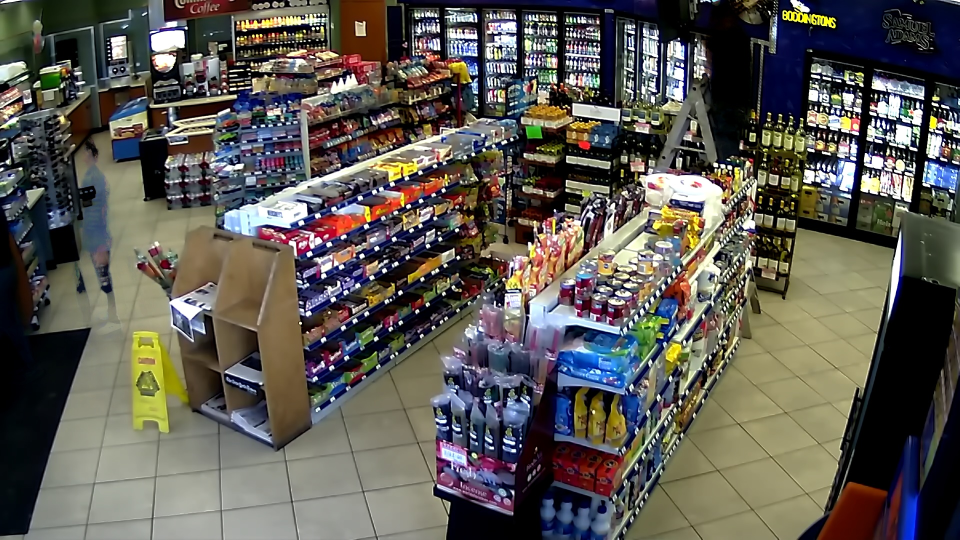
#> input picture clean_background.jpg, 1920 x 1080 px (shown at 1/2 size)
$ python build_arrow_view_curved.py
#> lines starting #> are read from the running program, lines starting #| are printed output that depends on the picture; after the words box and inside, x2 and y2 are one past the last pixel; in counts of white or black regions, pixels touching at a corner belong together
import cv2
import numpy as np
import json

with open("arrows.json") as f:
#> (reads arrows.json from the repository)
    arrows = json.load(f)
with open("arrow_percentages.json") as f:
#> (reads arrow_percentages.json from the repository)
    arrow_percentages = json.load(f)

img = cv2.imread("clean_background.jpg")
#> img is the input picture: shape (1080, 1920, 3); mean B, G, R 82.9, 89.3, 92.5
overlay = img.copy()

h, w = img.shape[:2]
#> h = 1080; w = 1920
draw_scale = w / 640  # 640 = reference resolution your original sizes were tuned for
#> draw_scale = 3

pcts = list(arrow_percentages.values())
min_pct, max_pct = min(pcts), max(pcts)
pct_range = max_pct - min_pct if max_pct > min_pct else 1

MIN_THICKNESS, MAX_THICKNESS = int(4 * draw_scale), int(14 * draw_scale)
#> MIN_THICKNESS = 12; MAX_THICKNESS = 42
ALPHA = 0.6
FONT_SCALE = 0.9 * draw_scale
#> FONT_SCALE = 2.7
FONT_THICKNESS_OUTER = max(1, int(3 * draw_scale))
#> FONT_THICKNESS_OUTER = 9
FONT_THICKNESS_INNER = max(1, int(1 * draw_scale))
#> FONT_THICKNESS_INNER = 3

def catmull_rom(points, n_per_segment=30):
    pts = np.array(points, dtype=float)
    if len(pts) < 3:
        t = np.linspace(0, 1, n_per_segment)
        return pts[0] + t[:, None] * (pts[-1] - pts[0])
    p = np.vstack([pts[0], pts, pts[-1]])
    result = []
    for i in range(1, len(p) - 2):
        p0, p1, p2, p3 = p[i-1], p[i], p[i+1], p[i+2]
        for t in np.linspace(0, 1, n_per_segment, endpoint=False):
            t2, t3 = t*t, t*t*t
            pt = 0.5 * ((2*p1) + (-p0+p2)*t + (2*p0-5*p1+4*p2-p3)*t2 + (-p0+3*p1-3*p2+p3)*t3)
            result.append(pt)
    result.append(p[-2])
    return np.array(result)

for a in arrows:
    name = a["name"]
    pct = arrow_percentages.get(name, 0)
    norm = (pct - min_pct) / pct_range

    color_val = np.array([[int(norm * 255)]], dtype=np.uint8)
    bgr_color = cv2.applyColorMap(color_val, cv2.COLORMAP_JET)[0][0].tolist()
    thickness = int(MIN_THICKNESS + norm * (MAX_THICKNESS - MIN_THICKNESS))

    curve = catmull_rom(a["points"]).astype(int)
    cv2.polylines(overlay, [curve], False, bgr_color, thickness, lineType=cv2.LINE_AA)

    # arrowhead: use the last couple of curve points to get the final direction
    tail_pt = tuple(curve[-6]) if len(curve) > 6 else tuple(curve[0])
    head_pt = tuple(curve[-1])
    cv2.arrowedLine(overlay, tail_pt, head_pt, bgr_color, thickness, tipLength=1.2, line_type=cv2.LINE_AA)

    mid = curve[len(curve)//2]
    label = f"{pct:.0f}%"
    cv2.putText(img, label, (int(mid[0])+10, int(mid[1])-10), cv2.FONT_HERSHEY_SIMPLEX,
                FONT_SCALE, (255,255,255), FONT_THICKNESS_OUTER)
    cv2.putText(img, label, (int(mid[0])+10, int(mid[1])-10), cv2.FONT_HERSHEY_SIMPLEX,
                FONT_SCALE, (0,0,0), FONT_THICKNESS_INNER)
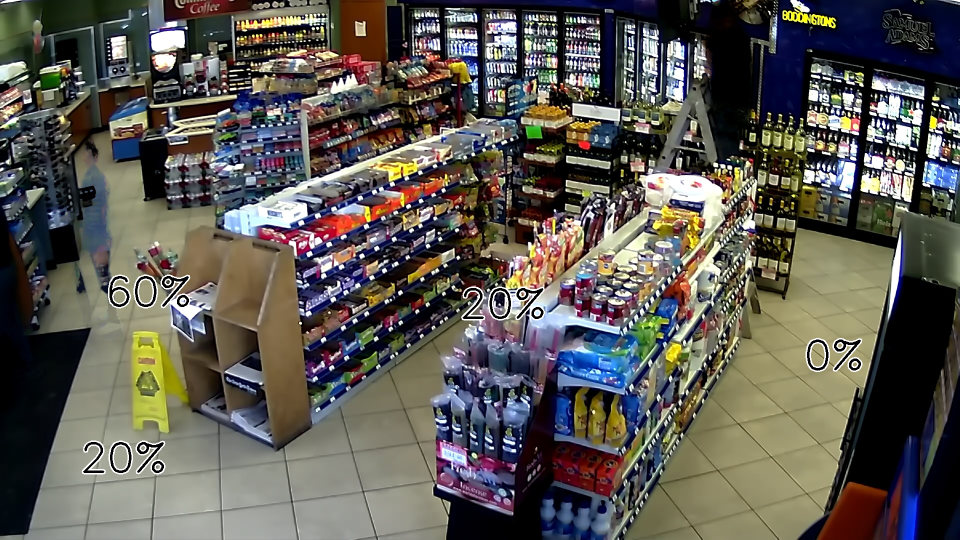
#> img: shape (1080, 1920, 3) (shown at 1/2 size); 1.03% of pixels changed, all inside (x1, y1, x2, y2) = (163, 549, 1725, 949)
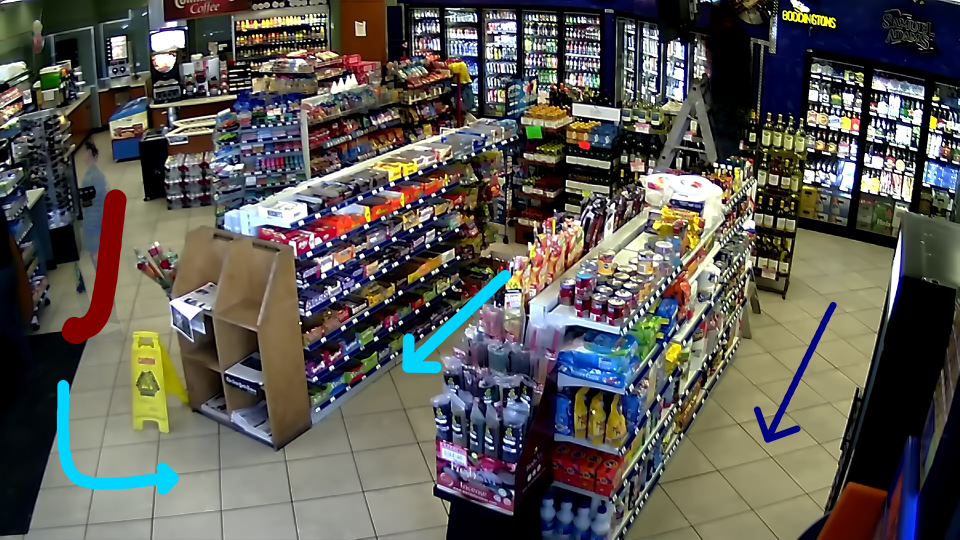
#> overlay: shape (1080, 1920, 3) (shown at 1/2 size); 2.03% of pixels changed, all inside (x1, y1, x2, y2) = (113, 378, 1674, 990)

result = cv2.addWeighted(overlay, ALPHA, img, 1 - ALPHA, 0)
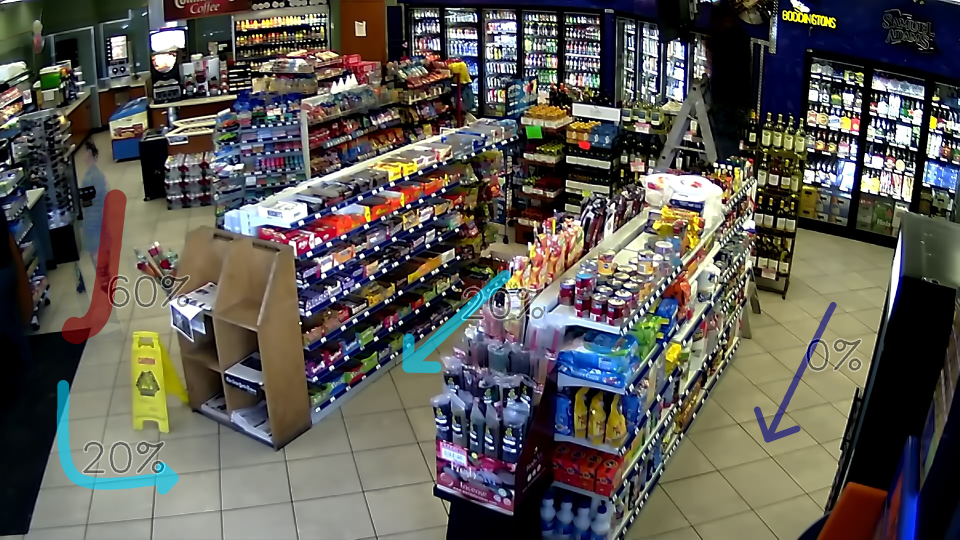
#> result: shape (1080, 1920, 3) (shown at 1/2 size); mean B, G, R 83.5, 89.1, 91.7
cv2.imwrite("arrow_view_curved.jpg", result)
print("Saved arrow_view_curved.jpg")
